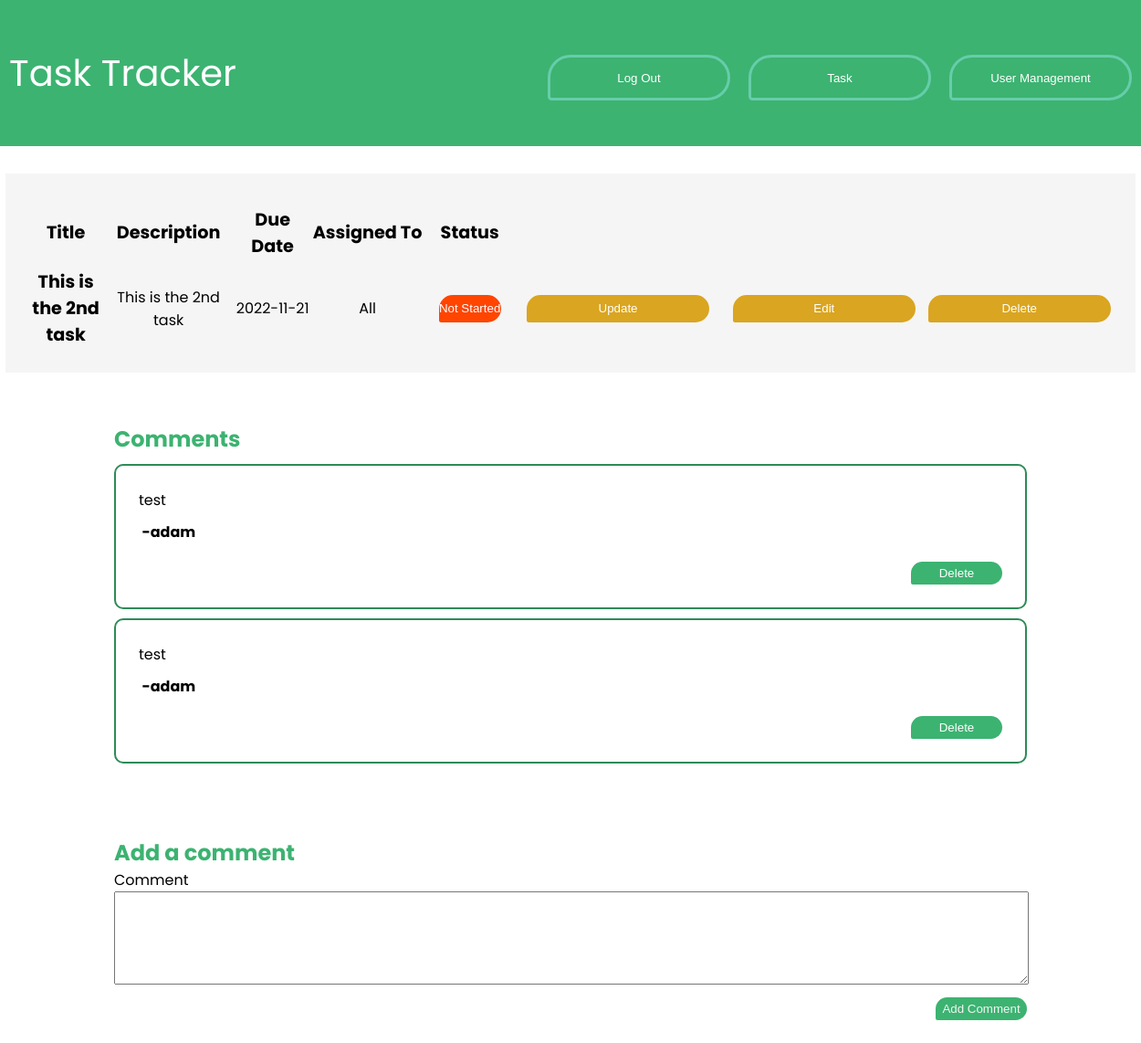
/viewTask/2 (signed in), run on an earlier commit of the app's database.
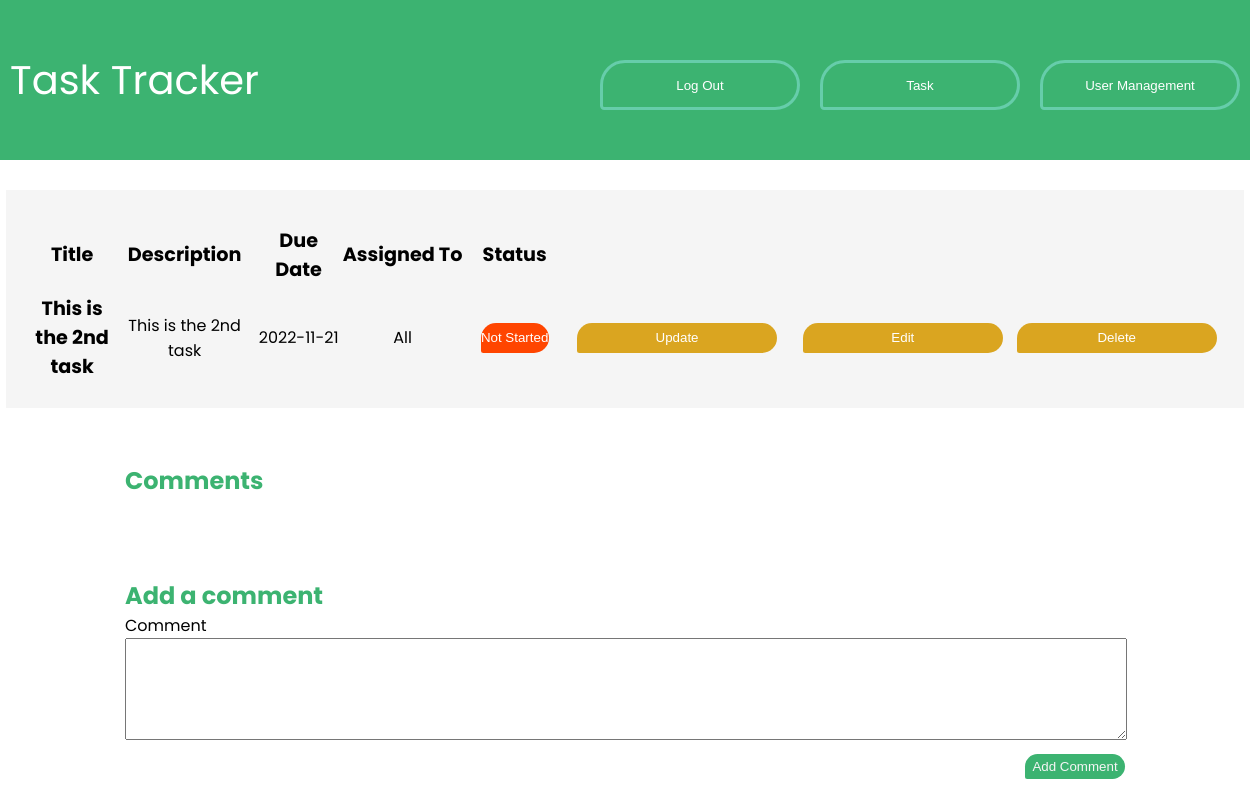
And on a later commit of the database.
### models.py (models this page shows, shortened)
class Comment(db.Model):
    id = db.Column(db.Integer, primary_key=True)
    content = db.Column(db.VARCHAR, nullable=False)
    todo_id = db.Column(db.Integer, db.ForeignKey("todo.id"), nullable=False)
    user_id = db.Column(db.Integer, db.ForeignKey("user.id"), nullable=False)

class User(db.Model):
    id = db.Column(db.Integer, primary_key=True)
    name = db.Column(db.String(4150))
    email = db.Column(db.String(4150), unique=True)
    username = db.Column(db.String(100), unique=True)
    password = db.Column(db.String(100))
    access = db.Column(db.Boolean)  # True if admin, False otherwise
    pinnedTask = db.Column(db.String(4150))

### app.py (the view)
@app.route('/viewTask/<int:task_id>')
def view_task(task_id):
    global user
    user_list = User.query.all()
    if user == User:
        return redirect(url_for('login'))
    else:
        form = CommentForm()
        return render_template('viewTask.html', user=user, user_list=user_list,
                               todo=Todo.query.filter_by(id=task_id).first(), form=form)

### forms.py
class CommentForm(FlaskForm):
    class Meta:
        csrf = False
    comment = TextAreaField(validators=[Length(min=1)])
    submit = SubmitField('Add Comment')

### templates/viewTask.html (shortened to what this page needs)
<!DOCTYPE html>
<html lang="en">
<head>
    <link rel="stylesheet" href="{{ url_for('static',filename='main.css') }}">
</head>
<body>
<div class="index-wrapper">
    <a class="index-header" href="/">
        Task Tracker
    </a>
    <div class="top-contain">
        <a href="/logout">
            <button class="top-bar">Log Out</button>
        </a>
        <a href="/task">
            <button class="top-bar">Task</button>
        </a>
        <a href="/ViewUsers">
            <button class="top-bar">User Management</button>
        </a>
    </div>
</div>
<div id="todo" class="todo">
    <table>
        <thead>
        <th>Title</th>
        <th>Description</th>
        <th>Due Date</th>
        <th>Assigned To</th>
        <th>Status</th>
        <th></th>
        <th></th>
        </thead>
        <tbody>
        <tr>
            <td class="title">{{ todo.title }}</td>
            <td>{{ todo.description }}</td>
            <td>{{ todo.due }}</td>
            <td>{{ todo.assigned }}</td>
            <td>{% if todo.complete == 0 %}
                <button class="notStarted">Not Started</button>
            {% elif todo.complete == 1 %}
                <button class="inProgress">In Progress</button>
            {% else %}
                <button class="complete">Complete</button>
            {% endif %}</td>
            <td><a href="/update/{{ todo.id }}">
                <button class="task-button">Update</button>
            </a></td>
            {% if todo.createdBy == user.id or user.access == 1 %}
                <td><a href="/editTask/{{ todo.id }}">
                    <button class="task-button">Edit</button>
                </a></td>
                <td><a href="/delete/{{ todo.id }}">
                    <button class="task-button">Delete</button>
                </a></td>
            {% endif %}</tr>
        </tbody>
    </table>
</div>
{% if todo.comments %}
    {% if todo.comments|length > 0 %}
        <div class="comment-container"> <h2>Comments</h2>
        <div>
            {% for comment in todo.comments %}
                {% for commentUser in user_list %}
                    {% if commentUser.id==comment.user_id %}
                        <div class="comment-card">
                            <div>{{ comment.content }} </div>
                            <div><b>&nbsp;-{{ commentUser.name }}</b></div>
                            {% if user.access==1 or comment.user_id==user.id or todo.createdBy==user.id %}
                                <a href="/deleteComment/{{ comment.id }}">
                                    <button>Delete</button>
                                </a>{% endif %}</div>
                    {% endif %}
                {% endfor %}
            {% endfor %}
        </div>
    {% endif %}
{% endif %}
</div>
<form action="{{ url_for('new_comment', task_id=todo.id) }}" method="post">
    <div class="submit-container">
        <h2>Add a comment</h2>
        <div>
            {{ form.comment.label }} <br/> {{ form.comment }}
        </div>
        {{ form.submit }}
    </div>
</form>
</body>
</html>

What changed in the data, as far as the page shows it:
no longer on this page (row unchanged): Comment: content "test"
removed User: name "adam"
no longer on this page (row unchanged): Comment: content "test"
